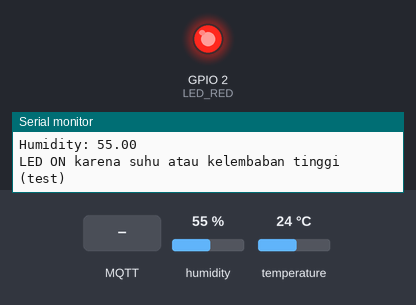
Bench run of a program on a simulated ESP32. Shown: output pins drawn as LEDs (lit = HIGH), the last lines printed to the serial monitor. The inputs (shaded band) are chosen by the test bench; at power-on: humidity 55 %, temperature 24 °C. WiFi joins after 1.5 s; servers stay silent unless stated; random numbers use the default seed unless the program sets one; no MQTT or app messages arrive unless stated.

Above: at 2.7 s.
2.8 s: MQTT message "1" arrives on the first subscribed topic
4.3 s: MQTT message "0" arrives on the first subscribed topic
At 5.3 s:
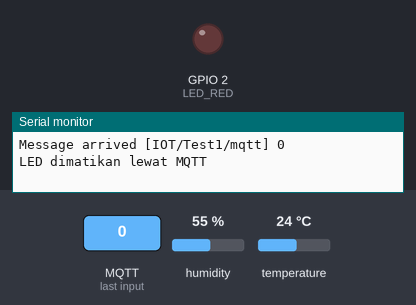
5.8 s: MQTT message "on" arrives on the first subscribed topic
Timing chart, 0 to 8.8 s (numbered marks = the images above; inputs shaded):
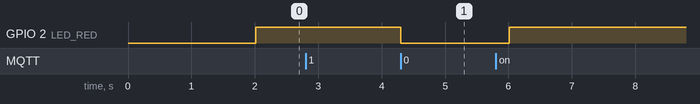

Measured:
- after the input at 4.3 s, GPIO 2 (LED_RED): HIGH → LOW at once

The program:

main.cpp
```cpp
#include <WiFi.h>
#include <PubSubClient.h>
#include <DHTesp.h>

const int LED_RED = 2;
const int DHT_PIN = 15;
DHTesp dht;

const char* ssid = "Wokwi-GUEST";
const char* password = "";
const char* mqtt_server = "test.mosquitto.org";

WiFiClient espClient;
PubSubClient client(espClient);
unsigned long lastMsg = 0;

void setup_wifi() {
  delay(10);
  Serial.println();
  Serial.print("Connecting to ");
  Serial.println(ssid);

  WiFi.mode(WIFI_STA);
  WiFi.begin(ssid, password);

  while (WiFi.status() != WL_CONNECTED) {
    delay(500);
    Serial.print(".");
  }

  randomSeed(micros());

  Serial.println("");
  Serial.println("WiFi connected");
  Serial.println("IP address: ");
  Serial.println(WiFi.localIP());
}

void callback(char* topic, byte* payload, unsigned int length) {
  Serial.print("Message arrived [");
  Serial.print(topic);
  Serial.print("] ");
  for (int i = 0; i < length; i++) {
    Serial.print((char)payload[i]);
  }
  Serial.println();

  if ((char)payload[0] == '1') {
    digitalWrite(LED_RED, HIGH);
    Serial.println("LED dinyalakan lewat MQTT");
  } else {
    digitalWrite(LED_RED, LOW);
    Serial.println("LED dimatikan lewat MQTT");
  }
}

void reconnect() {
  while (!client.connected()) {
    Serial.print("Attempting MQTT connection...");
    String clientId = "ESP32Client-";
    clientId += String(random(0xffff), HEX);
    if (client.connect(clientId.c_str())) {
      Serial.println("Connected");
      client.publish("IOT/Test1/mqtt", "Test IOT");
      client.subscribe("IOT/Test1/mqtt");
    } else {
      Serial.print("failed, rc=");
      Serial.print(client.state());
      Serial.println(" try again in 5 seconds");
      delay(5000);
    }
  }
}

void setup() {
  pinMode(LED_RED, OUTPUT);
  digitalWrite(LED_RED, LOW); // pastikan mati di awal
  Serial.begin(115200);
  setup_wifi();
  client.setServer(mqtt_server, 1883);
  client.setCallback(callback);
  dht.setup(DHT_PIN, DHTesp::DHT22);
}

void loop() {
  if (!client.connected()) {
    reconnect();
  }
  client.loop();

  unsigned long now = millis();
  if (now - lastMsg > 2000) {
    lastMsg = now;
    TempAndHumidity data = dht.getTempAndHumidity();

    float temp = data.temperature;
    float hum = data.humidity;

    Serial.print("Temperature: ");
    Serial.println(temp);
    Serial.print("Humidity: ");
    Serial.println(hum);

    String tempStr = String(temp, 2);
    client.publish("IOT/Test1/temp", tempStr.c_str());

    String humStr = String(hum, 1);
    client.publish("IOT/Test1/hum", humStr.c_str());

    if (isnan(temp) || isnan(hum)) {
      Serial.println("Failed to read from DHT sensor!");
      return;
    }

    // 🔥 Ganti ambang jadi lebih rendah agar LED pasti nyala
    if (temp > 20.0 || hum > 30.0) {
      digitalWrite(LED_RED, HIGH);
      Serial.println("LED ON karena suhu atau kelembaban tinggi (test)");
    } else {
      digitalWrite(LED_RED, LOW);
      Serial.println("LED OFF karena suhu & kelembaban normal");
    }
  }
}
```
